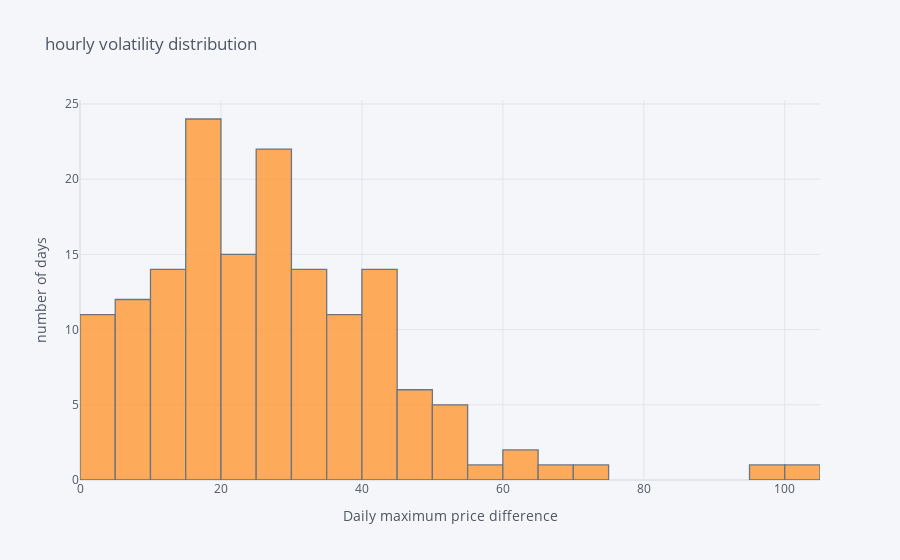

This figure's notebook cell:
### Markdown cell above
________________________![image.png](attachment:ae13da0b-f7ff-4c90-8555-9a84c6fa7f1e.png)

### Code cell
Ask_1d_2024[['Volatility']].iplot(
                                    kind = 'hist',
                                    barmode= 'overlay',
                                    xTitle = 'Daily maximum price difference',
                                    yTitle = 'number of days',
                                    title= 'hourly volatility distribution')

### Figure 1 — Plotly figure (JSON) as saved in the notebook; plotly's stock layout.template omitted (floating-point values rounded to 4 significant figures; data arrays with more than 128 entries replaced by an {"elided": "..."} marker saying what was removed)
{"data": [{"histfunc": "count", "histnorm": "", "marker": {"color": "rgba(255, 153, 51, 1.0)", "line": {"color": "#4D5663", "width": 1.3}}, "name": "Volatility", "opacity": 0.8, "orientation": "v", "type": "histogram", "x": {"elided": "155 float values"}}], "layout": {"autosize": true, "barmode": "overlay", "legend": {"bgcolor": "#F5F6F9", "font": {"color": "#4D5663"}}, "paper_bgcolor": "#F5F6F9", "plot_bgcolor": "#F5F6F9", "title": {"font": {"color": "#4D5663"}, "text": "hourly volatility distribution"}, "xaxis": {"autorange": true, "gridcolor": "#E1E5ED", "range": [0, 105], "showgrid": true, "tickfont": {"color": "#4D5663"}, "title": {"font": {"color": "#4D5663"}, "text": "Daily maximum price difference"}, "type": "linear", "zerolinecolor": "#E1E5ED"}, "yaxis": {"autorange": true, "gridcolor": "#E1E5ED", "range": [0, 25.26], "showgrid": true, "tickfont": {"color": "#4D5663"}, "title": {"font": {"color": "#4D5663"}, "text": "number of days"}, "zerolinecolor": "#E1E5ED"}}}
